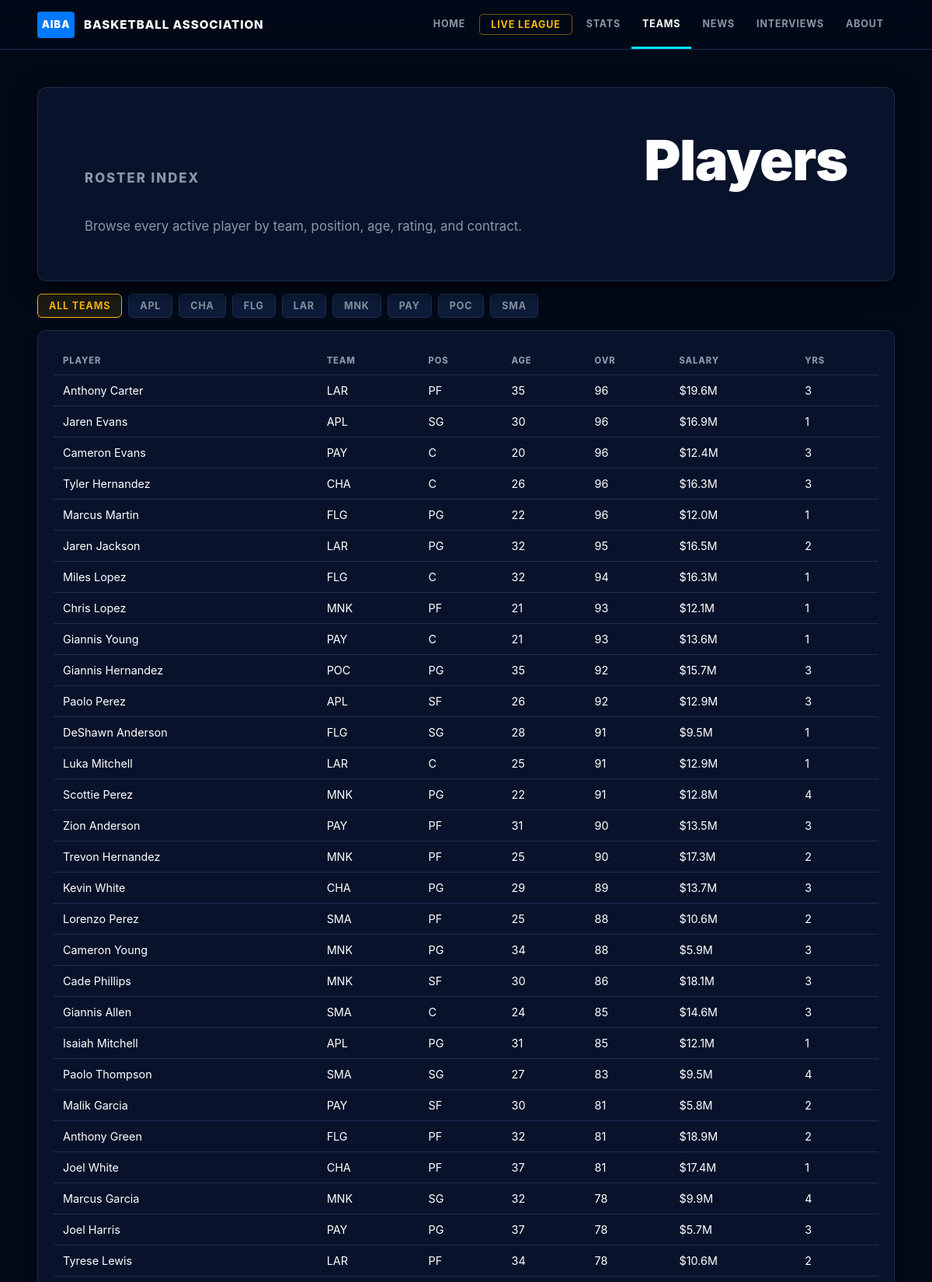
The page /players (upper part) on the database its author committed.
### tables this page shows
CREATE TABLE teams (
            id          INTEGER PRIMARY KEY,
            city        TEXT NOT NULL,
            name        TEXT NOT NULL,
            abbreviation TEXT NOT NULL
        , mascot TEXT, colors TEXT, logo_description TEXT, motto TEXT, arena TEXT, team_archetype TEXT, play_style TEXT, reputation TEXT, rivalry TEXT, signature_trait TEXT);

CREATE TABLE contracts (
            id             INTEGER PRIMARY KEY,
            player_id      INTEGER NOT NULL REFERENCES players(id),
            team_id        INTEGER NOT NULL REFERENCES teams(id),
            salary         INTEGER NOT NULL,
            years_remaining INTEGER NOT NULL,
            season_start   INTEGER NOT NULL
        );

CREATE TABLE players (
            id           INTEGER PRIMARY KEY,
            team_id      INTEGER NOT NULL REFERENCES teams(id),
            first_name   TEXT NOT NULL,
            last_name    TEXT NOT NULL,
            age          INTEGER NOT NULL,
            position     TEXT NOT NULL,
            skill_rating INTEGER NOT NULL,
            salary       INTEGER NOT NULL
        , status TEXT DEFAULT 'active', retired_season INTEGER);

### web_app.py (the view)
@app.route("/players")
def players():
    team_id = request.args.get("team_id", type=int)
    def load(conn):
        state = q.get_state(conn)
        if not state:
            return None
        return {
            "state": state,
            "selected_team_id": team_id,
            "player_rows": q.players_index(conn, team_id=team_id),
        }
    data = with_conn(load)
    if not data:
        return render_no_league()
    return render_template("players.html", **data, active="players")

### league/database.py (called while the page is built)
def get_connection():
    conn = sqlite3.connect(DB_PATH)
    conn.row_factory = sqlite3.Row
    conn.execute("PRAGMA foreign_keys = ON")
    return conn

### league/web_queries.py (called while the page is built)
def dicts(rows):
    return [dict(row) for row in rows]

def one(row):
    return dict(row) if row else None

def get_state(conn):
    return one(conn.execute("SELECT * FROM league_state WHERE id = 1").fetchone())

def get_site_chrome(conn):
    return {
        "state": get_state(conn),
        "teams": dicts(conn.execute(
            "SELECT id, city, name, abbreviation FROM teams ORDER BY city"
        ).fetchall()),
    }

def players_index(conn, team_id=None):
    params = []
    where = "WHERE COALESCE(p.status, 'active') = 'active'"
    if team_id:
        where += " AND p.team_id = ?"
        params.append(team_id)
    return dicts(conn.execute(f"""
        SELECT p.id,
               p.first_name || ' ' || p.last_name AS player,
               p.position,
               p.age,
               p.skill_rating,
               p.salary,
               t.id AS team_id,
               t.city || ' ' || t.name AS team_name,
               t.abbreviation,
               c.years_remaining
        FROM players p
        JOIN teams t ON t.id = p.team_id
        LEFT JOIN contracts c ON c.player_id = p.id
        {where}
        ORDER BY p.skill_rating DESC, p.last_name
    """, params).fetchall())

### web_app.py (called while the page is built)
def with_conn(callback):
    create_tables()
    conn = get_connection()
    try:
        return callback(conn)
    finally:
        conn.close()

@app.template_filter("money")
def money(value):
    if value is None:
        return "-"
    return f"${value / 1_000_000:.1f}M"

@app.context_processor
def inject_chrome():
    def load():
        return with_conn(q.get_site_chrome)
    try:
        chrome = load()
    except Exception:
        chrome = {"state": None, "teams": []}
    return chrome

### templates/players.html (shortened to what this page needs)
{% extends "base.html" %}
{% block content %}
<section class="page-hero compact">
  <p class="eyebrow">Roster Index</p>
  <h1>Players</h1>
  <p>Browse every active player by team, position, age, rating, and contract.</p>
</section>
<section class="filters">
  <a class="{{ 'active' if not selected_team_id else '' }}" href="{{ url_for('players') }}">All Teams</a>
  {% for team in teams %}
    <a class="{{ 'active' if selected_team_id == team.id else '' }}" href="{{ url_for('players', team_id=team.id) }}">{{ team.abbreviation }}</a>
  {% endfor %}
</section>
<section class="panel full">
  <div class="table-wrap">
    <table>
      <thead><tr><th>Player</th><th>Team</th><th>Pos</th><th>Age</th><th>OVR</th><th>Salary</th><th>Yrs</th></tr></thead>
      <tbody>
        {% for p in player_rows %}
          <tr>
            <td><a href="{{ url_for('player_page', player_id=p.id) }}">{{ p.player }}</a></td>
            <td><a href="{{ url_for('team_page', abbr=p.abbreviation) }}">{{ p.abbreviation }}</a></td>
            <td>{{ p.position }}</td>
            <td>{{ p.age }}</td>
            <td>{{ p.skill_rating }}</td>
            <td>{{ p.salary|money }}</td>
            <td>{{ p.years_remaining or "-" }}</td>
          </tr>
        {% else %}
          <tr><td colspan="7">No players found.</td></tr>
        {% endfor %}
      </tbody>
    </table>
  </div>
</section>
{% endblock %}

### static/site.css (style rules this page uses)
:root { --bg: #020A18; --surface: #08132B; --surface-2: #0d1c3a; --surface-3: #142444; --border: #1c2e50; --border-bright: #2e4570; --text: #FFFFFF; --muted: #8A96A8; --accent: #00E5FF; --accent-light: #3DF3FF; --accent-glow: rgba(0, 229, 255, 0.15); --blue: #0078FF; --gold: #FFB800; --gold-hover: #CC9400; --gold-light: #FFD166; --gold-glow: rgba(255, 184, 0, 0.25); --silver: #C0C0C0; --green: #22c55e; --red: #ef4444; --shadow: 0 8px 32px rgba(0, 0, 0, 0.7); --shadow-sm: 0 2px 12px rgba(0, 0, 0, 0.5); }
* { box-sizing: border-box; }
html { scroll-behavior: smooth; }
body { margin: 0; background: var(--bg); color: var(--text); font-family: -apple-system, BlinkMacSystemFont, "Segoe UI", Roboto, "Helvetica Neue", Arial, sans-serif; }
a { color: inherit; text-decoration: none; }
.league-hero, .team-hero, .player-hero, .game-hero, .commissioner-hero, .page-hero { position: relative; overflow: hidden; padding: clamp(28px, 5vw, 60px); border: 1px solid var(--border); border-radius: 12px; background: var(--surface); box-shadow: var(--shadow); }
.league-hero, .team-hero, .player-hero, .game-hero, .commissioner-hero, .page-hero { display: grid; grid-template-columns: minmax(0, 1.3fr) auto; gap: 28px; align-items: end; min-height: 240px; }
.eyebrow { margin: 0 0 12px; color: var(--accent); font-size: 0.72rem; font-weight: 800; text-transform: uppercase; letter-spacing: 0.12em; }
h1 { margin: 0; font-size: clamp(2.2rem, 6vw, 5.5rem); font-weight: 900; line-height: 0.92; letter-spacing: -0.02em; color: var(--text); }
p { overflow-wrap: anywhere; }
.league-hero p, .page-hero p, .team-hero p, .player-hero p, .game-hero p, .commissioner-hero p { max-width: 640px; margin: 14px 0 0; color: var(--muted); font-size: 1.05rem; }
.panel { padding: 20px; border: 1px solid var(--border); background: var(--surface); border-radius: 10px; box-shadow: var(--shadow-sm); }
.table-wrap { overflow-x: auto; }
table { width: 100%; border-collapse: collapse; min-width: 560px; }
th, td { padding: 11px 12px; border-bottom: 1px solid var(--border); text-align: left; white-space: nowrap; }
th { color: var(--muted); font-size: 0.7rem; font-weight: 800; text-transform: uppercase; letter-spacing: 0.08em; }
td { font-size: 0.9rem; }
.filters { display: flex; flex-wrap: wrap; gap: 8px; margin: 16px 0; }
.filters a, .filters span { padding: 7px 14px; border: 1px solid var(--border); background: var(--surface-2); color: var(--muted); font-size: 0.78rem; font-weight: 700; text-transform: uppercase; letter-spacing: 0.07em; border-radius: 6px; transition: color 0.15s, border-color 0.15s, background 0.15s; cursor: pointer; }
.filters a.active { background: rgba(255, 184, 0, 0.10); border-color: var(--gold); color: var(--gold); }

### rows shown on the page
teams: abbreviation "APL"
teams: abbreviation "CHA"
teams: abbreviation "FLG"
teams: abbreviation "LAR"
teams: abbreviation "MNK"
teams: abbreviation "PAY"
teams: abbreviation "POC"
teams: abbreviation "SMA"
contracts: player "Anthony Carter", abbreviation "LAR", position "PF", age "35", skill_rating "96", salary "$19.6M", years_remaining "3"
contracts: player "Jaren Evans", abbreviation "APL", position "SG", age "30", skill_rating "96", salary "$16.9M", years_remaining "1"
contracts: player "Cameron Evans", abbreviation "PAY", position "C", age "20", skill_rating "96", salary "$12.4M", years_remaining "3"
contracts: player "Tyler Hernandez", abbreviation "CHA", position "C", age "26", skill_rating "96", salary "$16.3M", years_remaining "3"
contracts: player "Marcus Martin", abbreviation "FLG", position "PG", age "22", skill_rating "96", salary "$12.0M", years_remaining "1"
contracts: player "Jaren Jackson", abbreviation "LAR", position "PG", age "32", skill_rating "95", salary "$16.5M", years_remaining "2"
contracts: player "Miles Lopez", abbreviation "FLG", position "C", age "32", skill_rating "94", salary "$16.3M", years_remaining "1"
contracts: player "Chris Lopez", abbreviation "MNK", position "PF", age "21", skill_rating "93", salary "$12.1M", years_remaining "1"
contracts: player "Giannis Young", abbreviation "PAY", position "C", age "21", skill_rating "93", salary "$13.6M", years_remaining "1"
contracts: player "Giannis Hernandez", abbreviation "POC", position "PG", age "35", skill_rating "92", salary "$15.7M", years_remaining "3"
contracts: player "Paolo Perez", abbreviation "APL", position "SF", age "26", skill_rating "92", salary "$12.9M", years_remaining "3"
contracts: player "DeShawn Anderson", abbreviation "FLG", position "SG", age "28", skill_rating "91", salary "$9.5M", years_remaining "1"
contracts: player "Luka Mitchell", abbreviation "LAR", position "C", age "25", skill_rating "91", salary "$12.9M", years_remaining "1"
contracts: player "Scottie Perez", abbreviation "MNK", position "PG", age "22", skill_rating "91", salary "$12.8M", years_remaining "4"
contracts: player "Zion Anderson", abbreviation "PAY", position "PF", age "31", skill_rating "90", salary "$13.5M", years_remaining "3"
contracts: player "Trevon Hernandez", abbreviation "MNK", position "PF", age "25", skill_rating "90", salary "$17.3M", years_remaining "2"
contracts: player "Kevin White", abbreviation "CHA", position "PG", age "29", skill_rating "89", salary "$13.7M", years_remaining "3"
contracts: player "Lorenzo Perez", abbreviation "SMA", position "PF", age "25", skill_rating "88", salary "$10.6M", years_remaining "2"
contracts: player "Cameron Young", abbreviation "MNK", position "PG", age "34", skill_rating "88", salary "$5.9M", years_remaining "3"
contracts: player "Cade Phillips", abbreviation "MNK", position "SF", age "30", skill_rating "86", salary "$18.1M", years_remaining "3"
contracts: player "Giannis Allen", abbreviation "SMA", position "C", age "24", skill_rating "85", salary "$14.6M", years_remaining "3"
contracts: player "Isaiah Mitchell", abbreviation "APL", position "PG", age "31", skill_rating "85", salary "$12.1M", years_remaining "1"
contracts: player "Paolo Thompson", abbreviation "SMA", position "SG", age "27", skill_rating "83", salary "$9.5M", years_remaining "4"
contracts: player "Malik Garcia", abbreviation "PAY", position "SF", age "30", skill_rating "81", salary "$5.8M", years_remaining "2"
contracts: player "Anthony Green", abbreviation "FLG", position "PF", age "32", skill_rating "81", salary "$18.9M", years_remaining "2"
contracts: player "Joel White", abbreviation "CHA", position "PF", age "37", skill_rating "81", salary "$17.4M", years_remaining "1"
contracts: player "Marcus Garcia", abbreviation "MNK", position "SG", age "32", skill_rating "78", salary "$9.9M", years_remaining "4"
contracts: player "Joel Harris", abbreviation "PAY", position "PG", age "37", skill_rating "78", salary "$5.7M", years_remaining "3"
contracts: player "Tyrese Lewis", abbreviation "LAR", position "PF", age "34", skill_rating "78", salary "$10.6M", years_remaining "2"
